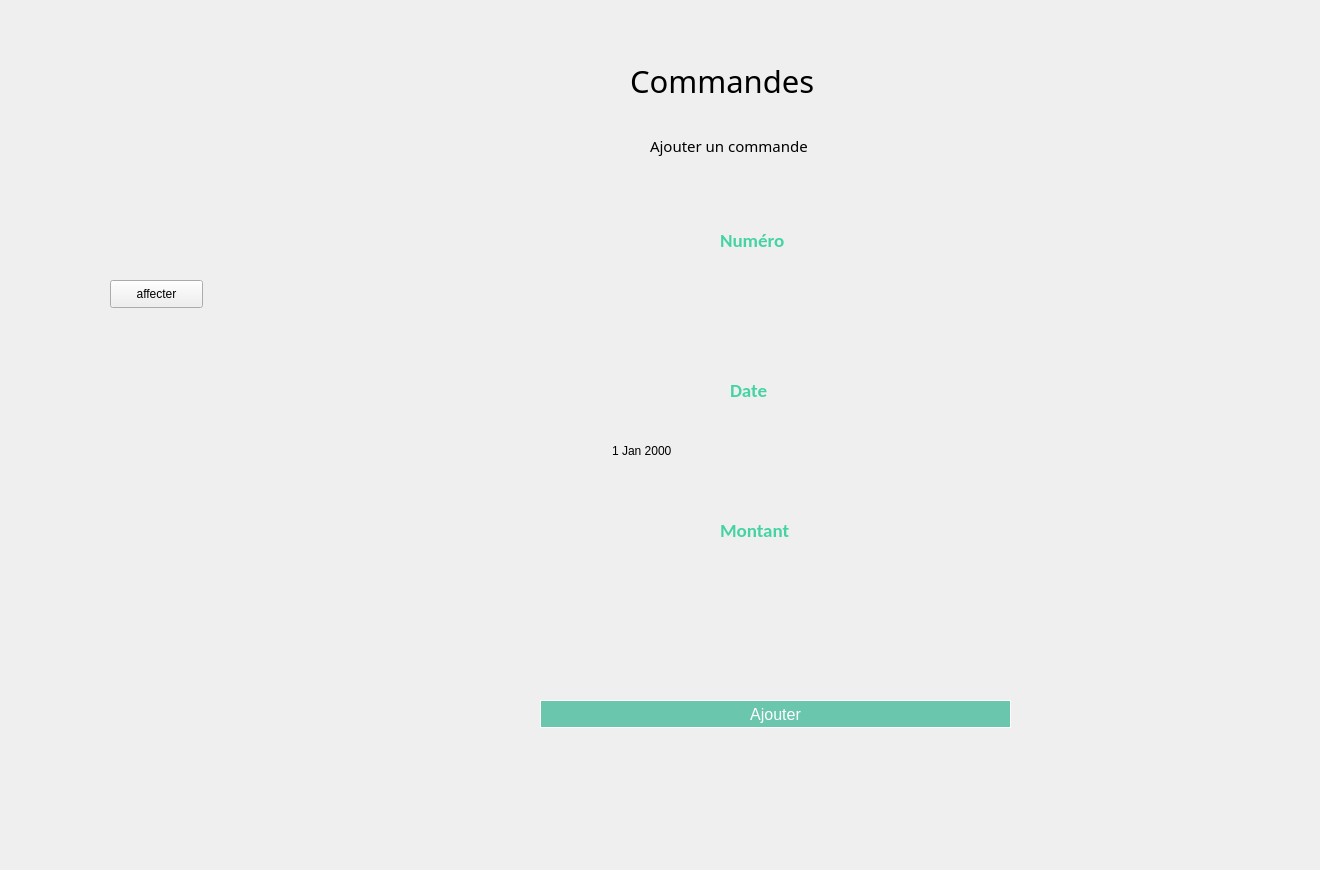
    <widget class="QWidget" name="page_8">
     <widget class="QLabel" name="label_401">
      <property name="geometry">
       <rect>
        <x>-20</x>
        <y>-20</y>
        <width>1311</width>
        <height>861</height>
       </rect>
      </property>
      <property name="text">
       <string/>
      </property>
      <property name="pixmap">
       <pixmap>../../Desktop/anglais/projet c++ design/bg2.png</pixmap>
      </property>
      <property name="scaledContents">
       <bool>true</bool>
      </property>
     </widget>
     <widget class="QPushButton" name="ajoutCommande">
      <property name="geometry">
       <rect>
        <x>540</x>
        <y>700</y>
        <width>471</width>
        <height>28</height>
       </rect>
      </property>
      <property name="styleSheet">
       <string notr="true">QPushButton{
line-height: 1;
    color: #ffffff;
    background-color: #6ac6ad;
    background-clip: padding-box;
	border: 1px solid #ffffff;
    font-weight: 400;
	font-size: 16px;
    padding: 0.875rem 1.375rem;
}
QPushButton:hover{
	border: 1px solid #f75454;
 color: #f75454;
    background-color: #ffffff;

}
</string>
      </property>
      <property name="text">
       <string>Ajouter</string>
      </property>
     </widget>
     <widget class="QLineEdit" name="montantc">
      <property name="geometry">
       <rect>
        <x>610</x>
        <y>570</y>
        <width>301</width>
        <height>41</height>
       </rect>
      </property>
      <property name="styleSheet">
       <string notr="true"> background-color: Transparent;
 border: none;</string>
      </property>
     </widget>
     <widget class="QLineEdit" name="numeroc">
      <property name="geometry">
       <rect>
        <x>610</x>
        <y>280</y>
        <width>291</width>
        <height>41</height>
       </rect>
      </property>
      <property name="styleSheet">
       <string notr="true"> background-color: Transparent;
 border: none;</string>
      </property>
     </widget>
     <widget class="QDateEdit" name="dateEdit_2">
      <property name="geometry">
       <rect>
        <x>610</x>
        <y>425</y>
        <width>301</width>
        <height>51</height>
       </rect>
      </property>
      <property name="styleSheet">
       <string notr="true"> background-color: Transparent;
 border: none;</string>
      </property>
     </widget>
     <widget class="QLabel" name="label_402">
      <property name="geometry">
       <rect>
        <x>630</x>
        <y>40</y>
        <width>501</width>
        <height>81</height>
       </rect>
      </property>
      <property name="font">
       <font>
        <family>Montserrat Alternates</family>
        <pointsize>23</pointsize>
       </font>
      </property>
      <property name="text">
       <string>Commandes </string>
      </property>
     </widget>
     <widget class="QPushButton" name="pushButton_128">
      <property name="geometry">
       <rect>
        <x>100</x>
        <y>370</y>
        <width>91</width>
        <height>61</height>
       </rect>
      </property>
      <property name="styleSheet">
       <string notr="true">QPushButton {
	font-weight: 500;
	text-align: center;
    vertical-align: middle;
	background-color: transparent;
	padding: 5px 15px 15px 20px;
    color: #fff;
	font-size: 11px;
	border : 0;
	border-right: 3px solid transparent;
 	background-position: center top;
    background-repeat: no-repeat;
    background-origin: content;
    background-image: url(&quot;C:/Users/hp/Desktop/anglais/projet c++ design/gestion1.png&quot;);
}

QPushButton:hover {
	color: #ffffff;
	font-weight: 500;
	background-image: url(&quot;C:/Users/hp/Desktop/anglais/projet c++ design/gestion2.png&quot;);
}</string>
      </property>
      <property name="text">
       <string/>
      </property>
     </widget>
     <widget class="QPushButton" name="pushButton_7">
      <property name="geometry">
       <rect>
        <x>110</x>
        <y>280</y>
        <width>93</width>
        <height>28</height>
       </rect>
      </property>
      <property name="text">
       <string>affecter</string>
      </property>
     </widget>
     <widget class="QLabel" name="label_403">
      <property name="geometry">
       <rect>
        <x>570</x>
        <y>240</y>
        <width>371</width>
        <height>121</height>
       </rect>
      </property>
      <property name="text">
       <string/>
      </property>
      <property name="pixmap">
       <pixmap>../../Downloads/saisir.png</pixmap>
      </property>
      <property name="scaledContents">
       <bool>true</bool>
      </property>
     </widget>
     <widget class="QLabel" name="label_404">
      <property name="geometry">
       <rect>
        <x>570</x>
        <y>390</y>
        <width>371</width>
        <height>121</height>
       </rect>
      </property>
      <property name="text">
       <string/>
      </property>
      <property name="pixmap">
       <pixmap>../../Downloads/saisir.png</pixmap>
      </property>
      <property name="scaledContents">
       <bool>true</bool>
      </property>
     </widget>
     <widget class="QLabel" name="label_405">
      <property name="geometry">
       <rect>
        <x>570</x>
        <y>530</y>
        <width>371</width>
        <height>121</height>
       </rect>
      </property>
      <property name="text">
       <string/>
      </property>
      <property name="pixmap">
       <pixmap>../../Downloads/saisir.png</pixmap>
      </property>
      <property name="scaledContents">
       <bool>true</bool>
      </property>
     </widget>
     <widget class="QLabel" name="label_30">
      <property name="geometry">
       <rect>
        <x>720</x>
        <y>230</y>
        <width>111</width>
        <height>20</height>
       </rect>
      </property>
      <property name="font">
       <font>
        <family>Calibri</family>
        <pointsize>14</pointsize>
        <weight>75</weight>
        <bold>true</bold>
       </font>
      </property>
      <property name="styleSheet">
       <string notr="true">color: rgb(70, 211, 164);</string>
      </property>
      <property name="text">
       <string>Numéro</string>
      </property>
     </widget>
     <widget class="QLabel" name="label_33">
      <property name="geometry">
       <rect>
        <x>730</x>
        <y>380</y>
        <width>111</width>
        <height>20</height>
       </rect>
      </property>
      <property name="font">
       <font>
        <family>Calibri</family>
        <pointsize>14</pointsize>
        <weight>75</weight>
        <bold>true</bold>
       </font>
      </property>
      <property name="styleSheet">
       <string notr="true">color: rgb(70, 211, 164);</string>
      </property>
      <property name="text">
       <string>Date</string>
      </property>
     </widget>
     <widget class="QLabel" name="label_34">
      <property name="geometry">
       <rect>
        <x>720</x>
        <y>520</y>
        <width>111</width>
        <height>20</height>
       </rect>
      </property>
      <property name="font">
       <font>
        <family>Calibri</family>
        <pointsize>14</pointsize>
        <weight>75</weight>
        <bold>true</bold>
       </font>
      </property>
      <property name="styleSheet">
       <string notr="true">color: rgb(70, 211, 164);</string>
      </property>
      <property name="text">
       <string>Montant</string>
      </property>
     </widget>
     <widget class="QLabel" name="label_406">
      <property name="geometry">
       <rect>
        <x>650</x>
        <y>130</y>
        <width>231</width>
        <height>31</height>
       </rect>
      </property>
      <property name="font">
       <font>
        <family>Montserrat Alternates</family>
        <pointsize>11</pointsize>
       </font>
      </property>
      <property name="text">
       <string>Ajouter un commande</string>
      </property>
     </widget>
     <widget class="QPushButton" name="pushButton_131">
      <property name="geometry">
       <rect>
        <x>0</x>
        <y>710</y>
        <width>121</width>
        <height>61</height>
       </rect>
      </property>
      <property name="styleSheet">
       <string notr="true">QPushButton {
	font-weight: 500;
	text-align: center;
    vertical-align: middle;
	background-color: transparent;
	padding: 5px 15px 15px 20px;
    color: #fff;
	font-size: 11px;
	border : 0;
	border-right: 3px solid transparent;
 	background-position: center top;
    background-repeat: no-repeat;
    background-origin: content;
    background-image: url(&quot;C:/Users/hp/Desktop/anglais/projet c++ design/return1.png&quot;);
}

QPushButton:hover {
	color: #ffffff;
	font-weight: 500;
	background-image: url(&quot;C:/Users/hp/Desktop/anglais/projet c++ design/return2.png&quot;);
}</string>
      </property>
      <property name="text">
       <string/>
      </property>
     </widget>
     <zorder>label_401</zorder>
     <zorder>ajoutCommande</zorder>
     <zorder>label_402</zorder>
     <zorder>pushButton_128</zorder>
     <zorder>pushButton_7</zorder>
     <zorder>label_403</zorder>
     <zorder>numeroc</zorder>
     <zorder>label_404</zorder>
     <zorder>dateEdit_2</zorder>
     <zorder>label_405</zorder>
     <zorder>montantc</zorder>
     <zorder>label_30</zorder>
     <zorder>label_33</zorder>
     <zorder>label_34</zorder>
     <zorder>label_406</zorder>
     <zorder>pushButton_131</zorder>
    </widget>
